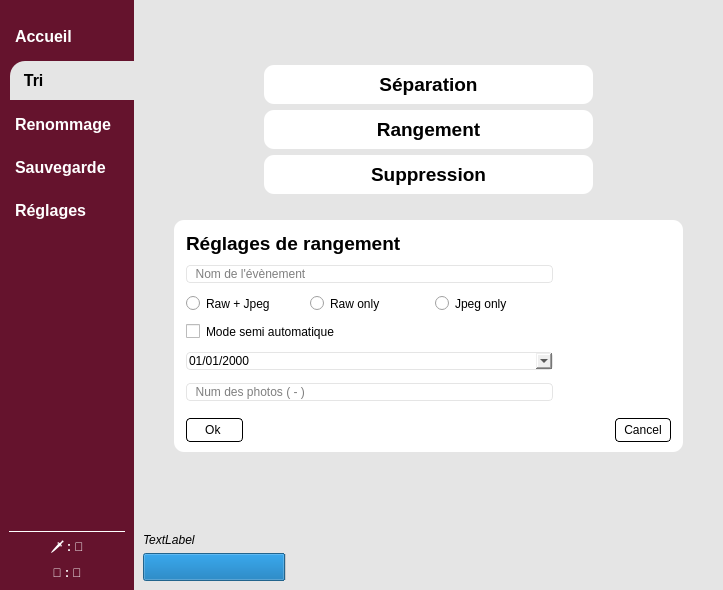
<?xml version="1.0" encoding="UTF-8"?>
<ui version="4.0">
 <class>SortingPage</class>
 <widget class="QMainWindow" name="SortingPage">
  <property name="geometry">
   <rect>
    <x>0</x>
    <y>0</y>
    <width>723</width>
    <height>590</height>
   </rect>
  </property>
  <property name="sizePolicy">
   <sizepolicy hsizetype="Preferred" vsizetype="Preferred">
    <horstretch>0</horstretch>
    <verstretch>0</verstretch>
   </sizepolicy>
  </property>
  <property name="minimumSize">
   <size>
    <width>723</width>
    <height>543</height>
   </size>
  </property>
  <property name="windowTitle">
   <string>MainWindow</string>
  </property>
  <widget class="QWidget" name="centralWidget">
   <property name="styleSheet">
    <string notr="true">*{
	color:#000;
	border:none;
}
QPushButton{
	padding: 9px 5px;
	text-align: left;
}
#sidebarWidget{
	background-color: #65132d;
}
#triBtn{
	background-color:#e5e5e5;
	padding: 10px 5px;
	text-align: left;
	border-top-left-radius: 15px;
}
#reglagesBtn, #renommageBtn, #sauvegardeBtn, #accueilBtn{
	color: #ffffff;
}
#statusHLine{
	background-color: #ffffff;
	max-height: 1px;
}
#camStoStatusLabel, #extStoStatusLabel{
	color: #ffffff;
	font-weight: bold;
}
#backgroundColorWidget{
	background-color: #e5e5e5;
}
#separationBtn, #coherenceBtn, #rangementBtn, #suppressionBtn{
	background-color: white;
	color: black;
	border-radius: 10px;
	text-align: center;
}
#separationBtn:pressed, #coherenceBtn:pressed, #rangementBtn:pressed, #suppressionBtn:pressed{
	background-color: #5a0022;
	color: white;
	text-align: center;
}
#separationBtn:disabled, #coherenceBtn:disabled, #rangementBtn:disabled, #suppressionBtn:disabled{
	color: #e5e5e5;
}
#settingsWidget{
	background-color:#ffffff;
	border-radius:10px;
}
#progressBar{
	background-color: #e5e5e5;
}
#eventNameLine, #nPicLine, #dateEdit{
	border: 1px solid #e5e5e5;
	border-radius: 4px;
}
#okBtn, #cancelBtn{
	border: 1px solid black;
	border-radius: 4px;
	text-align: center;
	padding: 4px;
}
#okBtn:disabled, #cancelBtn:disabled{
	border: 1px solid #e5e5e5;
	color: #e5e5e5;
}
#okBtn:pressed, #cancelBtn:pressed{
	border: 1px solid  #65132d;
	background-color: #65132d;
	color: white;
}</string>
   </property>
   <layout class="QHBoxLayout" name="horizontalLayout">
    <property name="spacing">
     <number>0</number>
    </property>
    <property name="leftMargin">
     <number>0</number>
    </property>
    <property name="topMargin">
     <number>0</number>
    </property>
    <property name="rightMargin">
     <number>0</number>
    </property>
    <property name="bottomMargin">
     <number>0</number>
    </property>
    <item>
     <widget class="QWidget" name="sidebarWidget" native="true">
      <property name="sizePolicy">
       <sizepolicy hsizetype="Fixed" vsizetype="Preferred">
        <horstretch>0</horstretch>
        <verstretch>0</verstretch>
       </sizepolicy>
      </property>
      <property name="styleSheet">
       <string notr="true"/>
      </property>
      <layout class="QVBoxLayout" name="verticalLayout_4">
       <property name="leftMargin">
        <number>0</number>
       </property>
       <property name="topMargin">
        <number>0</number>
       </property>
       <property name="rightMargin">
        <number>0</number>
       </property>
       <property name="bottomMargin">
        <number>0</number>
       </property>
       <item>
        <widget class="QFrame" name="menuFrame">
         <property name="sizePolicy">
          <sizepolicy hsizetype="Preferred" vsizetype="Preferred">
           <horstretch>0</horstretch>
           <verstretch>0</verstretch>
          </sizepolicy>
         </property>
         <property name="frameShape">
          <enum>QFrame::StyledPanel</enum>
         </property>
         <property name="frameShadow">
          <enum>QFrame::Raised</enum>
         </property>
         <layout class="QVBoxLayout" name="verticalLayout_11">
          <property name="spacing">
           <number>-1</number>
          </property>
          <property name="leftMargin">
           <number>10</number>
          </property>
          <property name="topMargin">
           <number>18</number>
          </property>
          <property name="rightMargin">
           <number>0</number>
          </property>
          <property name="bottomMargin">
           <number>0</number>
          </property>
          <item>
           <widget class="QPushButton" name="accueilBtn">
            <property name="font">
             <font>
              <pointsize>12</pointsize>
              <weight>75</weight>
              <bold>true</bold>
             </font>
            </property>
            <property name="text">
             <string>Accueil</string>
            </property>
            <property name="iconSize">
             <size>
              <width>20</width>
              <height>20</height>
             </size>
            </property>
           </widget>
          </item>
          <item>
           <widget class="QPushButton" name="triBtn">
            <property name="font">
             <font>
              <pointsize>12</pointsize>
              <weight>75</weight>
              <bold>true</bold>
             </font>
            </property>
            <property name="text">
             <string>  Tri</string>
            </property>
           </widget>
          </item>
          <item>
           <widget class="QPushButton" name="renommageBtn">
            <property name="font">
             <font>
              <pointsize>12</pointsize>
              <weight>75</weight>
              <bold>true</bold>
             </font>
            </property>
            <property name="text">
             <string>Renommage    </string>
            </property>
           </widget>
          </item>
          <item>
           <widget class="QPushButton" name="sauvegardeBtn">
            <property name="font">
             <font>
              <pointsize>12</pointsize>
              <weight>75</weight>
              <bold>true</bold>
             </font>
            </property>
            <property name="text">
             <string>Sauvegarde</string>
            </property>
           </widget>
          </item>
          <item>
           <widget class="QPushButton" name="reglagesBtn">
            <property name="sizePolicy">
             <sizepolicy hsizetype="Minimum" vsizetype="Preferred">
              <horstretch>0</horstretch>
              <verstretch>0</verstretch>
             </sizepolicy>
            </property>
            <property name="font">
             <font>
              <pointsize>12</pointsize>
              <weight>75</weight>
              <bold>true</bold>
             </font>
            </property>
            <property name="text">
             <string>Réglages</string>
            </property>
           </widget>
          </item>
         </layout>
        </widget>
       </item>
       <item>
        <widget class="QFrame" name="statusFrame">
         <property name="minimumSize">
          <size>
           <width>0</width>
           <height>108</height>
          </size>
         </property>
         <property name="frameShape">
          <enum>QFrame::StyledPanel</enum>
         </property>
         <property name="frameShadow">
          <enum>QFrame::Raised</enum>
         </property>
         <layout class="QVBoxLayout" name="verticalLayout_6">
          <item>
           <spacer name="verticalSpacer">
            <property name="orientation">
             <enum>Qt::Vertical</enum>
            </property>
            <property name="sizeHint" stdset="0">
             <size>
              <width>20</width>
              <height>40</height>
             </size>
            </property>
           </spacer>
          </item>
          <item>
           <widget class="Line" name="statusHLine">
            <property name="sizePolicy">
             <sizepolicy hsizetype="Expanding" vsizetype="Preferred">
              <horstretch>0</horstretch>
              <verstretch>0</verstretch>
             </sizepolicy>
            </property>
            <property name="font">
             <font>
              <pointsize>13</pointsize>
              <weight>50</weight>
              <bold>false</bold>
              <underline>false</underline>
             </font>
            </property>
            <property name="frameShadow">
             <enum>QFrame::Plain</enum>
            </property>
            <property name="lineWidth">
             <number>1</number>
            </property>
            <property name="midLineWidth">
             <number>0</number>
            </property>
            <property name="orientation">
             <enum>Qt::Horizontal</enum>
            </property>
           </widget>
          </item>
          <item>
           <widget class="QLabel" name="extStoStatusLabel">
            <property name="minimumSize">
             <size>
              <width>84</width>
              <height>16</height>
             </size>
            </property>
            <property name="text">
             <string>🗡️ : 🔴</string>
            </property>
            <property name="alignment">
             <set>Qt::AlignCenter</set>
            </property>
           </widget>
          </item>
          <item>
           <widget class="QLabel" name="camStoStatusLabel">
            <property name="minimumSize">
             <size>
              <width>84</width>
              <height>16</height>
             </size>
            </property>
            <property name="text">
             <string>💾 : 🔴</string>
            </property>
            <property name="alignment">
             <set>Qt::AlignCenter</set>
            </property>
           </widget>
          </item>
         </layout>
        </widget>
       </item>
      </layout>
     </widget>
    </item>
    <item>
     <widget class="QWidget" name="backgroundColorWidget" native="true">
      <layout class="QVBoxLayout" name="verticalLayout_9">
       <property name="leftMargin">
        <number>0</number>
       </property>
       <property name="topMargin">
        <number>0</number>
       </property>
       <property name="rightMargin">
        <number>0</number>
       </property>
       <property name="bottomMargin">
        <number>0</number>
       </property>
       <item alignment="Qt::AlignVCenter">
        <widget class="QFrame" name="bodyFrame">
         <property name="sizePolicy">
          <sizepolicy hsizetype="Preferred" vsizetype="Preferred">
           <horstretch>0</horstretch>
           <verstretch>0</verstretch>
          </sizepolicy>
         </property>
         <property name="minimumSize">
          <size>
           <width>0</width>
           <height>0</height>
          </size>
         </property>
         <layout class="QVBoxLayout" name="verticalLayout">
          <property name="leftMargin">
           <number>10</number>
          </property>
          <property name="topMargin">
           <number>10</number>
          </property>
          <property name="rightMargin">
           <number>10</number>
          </property>
          <property name="bottomMargin">
           <number>10</number>
          </property>
          <item>
           <widget class="QFrame" name="btnFrame">
            <property name="sizePolicy">
             <sizepolicy hsizetype="Preferred" vsizetype="Preferred">
              <horstretch>0</horstretch>
              <verstretch>0</verstretch>
             </sizepolicy>
            </property>
            <property name="minimumSize">
             <size>
              <width>0</width>
              <height>0</height>
             </size>
            </property>
            <property name="maximumSize">
             <size>
              <width>16777215</width>
              <height>129</height>
             </size>
            </property>
            <property name="frameShape">
             <enum>QFrame::StyledPanel</enum>
            </property>
            <property name="frameShadow">
             <enum>QFrame::Raised</enum>
            </property>
            <layout class="QVBoxLayout" name="verticalLayout_3">
             <property name="spacing">
              <number>-1</number>
             </property>
             <property name="leftMargin">
              <number>120</number>
             </property>
             <property name="topMargin">
              <number>0</number>
             </property>
             <property name="rightMargin">
              <number>120</number>
             </property>
             <property name="bottomMargin">
              <number>0</number>
             </property>
             <item>
              <widget class="QPushButton" name="separationBtn">
               <property name="sizePolicy">
                <sizepolicy hsizetype="Preferred" vsizetype="Preferred">
                 <horstretch>0</horstretch>
                 <verstretch>0</verstretch>
                </sizepolicy>
               </property>
               <property name="maximumSize">
                <size>
                 <width>16777215</width>
                 <height>16777215</height>
                </size>
               </property>
               <property name="font">
                <font>
                 <pointsize>14</pointsize>
                 <weight>75</weight>
                 <bold>true</bold>
                </font>
               </property>
               <property name="text">
                <string>Séparation</string>
               </property>
              </widget>
             </item>
             <item>
              <widget class="QPushButton" name="rangementBtn">
               <property name="sizePolicy">
                <sizepolicy hsizetype="Preferred" vsizetype="Preferred">
                 <horstretch>0</horstretch>
                 <verstretch>0</verstretch>
                </sizepolicy>
               </property>
               <property name="font">
                <font>
                 <pointsize>14</pointsize>
                 <weight>75</weight>
                 <bold>true</bold>
                </font>
               </property>
               <property name="text">
                <string>Rangement</string>
               </property>
              </widget>
             </item>
             <item>
              <widget class="QPushButton" name="suppressionBtn">
               <property name="enabled">
                <bool>true</bool>
               </property>
               <property name="sizePolicy">
                <sizepolicy hsizetype="Preferred" vsizetype="Preferred">
                 <horstretch>0</horstretch>
                 <verstretch>0</verstretch>
                </sizepolicy>
               </property>
               <property name="font">
                <font>
                 <pointsize>14</pointsize>
                 <weight>75</weight>
                 <bold>true</bold>
                </font>
               </property>
               <property name="text">
                <string>Suppression</string>
               </property>
              </widget>
             </item>
            </layout>
           </widget>
          </item>
          <item alignment="Qt::AlignTop">
           <widget class="QWidget" name="tidyingWidget" native="true">
            <property name="sizePolicy">
             <sizepolicy hsizetype="Preferred" vsizetype="Expanding">
              <horstretch>0</horstretch>
              <verstretch>0</verstretch>
             </sizepolicy>
            </property>
            <layout class="QHBoxLayout" name="horizontalLayout_12">
             <property name="leftMargin">
              <number>30</number>
             </property>
             <property name="topMargin">
              <number>20</number>
             </property>
             <property name="rightMargin">
              <number>30</number>
             </property>
             <property name="bottomMargin">
              <number>0</number>
             </property>
             <item>
              <widget class="QWidget" name="settingsWidget" native="true">
               <property name="sizePolicy">
                <sizepolicy hsizetype="Preferred" vsizetype="Fixed">
                 <horstretch>0</horstretch>
                 <verstretch>0</verstretch>
                </sizepolicy>
               </property>
               <layout class="QVBoxLayout" name="verticalLayout_2">
                <property name="spacing">
                 <number>5</number>
                </property>
                <property name="leftMargin">
                 <number>12</number>
                </property>
                <property name="topMargin">
                 <number>12</number>
                </property>
                <property name="rightMargin">
                 <number>12</number>
                </property>
                <property name="bottomMargin">
                 <number>10</number>
                </property>
                <item>
                 <widget class="QLabel" name="labelReglages">
                  <property name="sizePolicy">
                   <sizepolicy hsizetype="Preferred" vsizetype="Fixed">
                    <horstretch>0</horstretch>
                    <verstretch>0</verstretch>
                   </sizepolicy>
                  </property>
                  <property name="font">
                   <font>
                    <pointsize>14</pointsize>
                    <weight>75</weight>
                    <bold>true</bold>
                   </font>
                  </property>
                  <property name="text">
                   <string>Réglages de rangement</string>
                  </property>
                 </widget>
                </item>
                <item>
                 <widget class="QFrame" name="settingsFrame">
                  <property name="sizePolicy">
                   <sizepolicy hsizetype="Preferred" vsizetype="Preferred">
                    <horstretch>0</horstretch>
                    <verstretch>0</verstretch>
                   </sizepolicy>
                  </property>
                  <property name="minimumSize">
                   <size>
                    <width>0</width>
                    <height>0</height>
                   </size>
                  </property>
                  <property name="frameShape">
                   <enum>QFrame::StyledPanel</enum>
                  </property>
                  <property name="frameShadow">
                   <enum>QFrame::Raised</enum>
                  </property>
                  <layout class="QVBoxLayout" name="verticalLayout_5">
                   <property name="spacing">
                    <number>13</number>
                   </property>
                   <property name="leftMargin">
                    <number>0</number>
                   </property>
                   <property name="topMargin">
                    <number>5</number>
                   </property>
                   <property name="rightMargin">
                    <number>118</number>
                   </property>
                   <property name="bottomMargin">
                    <number>12</number>
                   </property>
                   <item>
                    <widget class="QLineEdit" name="eventNameLine">
                     <property name="sizePolicy">
                      <sizepolicy hsizetype="Preferred" vsizetype="Fixed">
                       <horstretch>0</horstretch>
                       <verstretch>0</verstretch>
                      </sizepolicy>
                     </property>
                     <property name="inputMask">
                      <string/>
                     </property>
                     <property name="text">
                      <string/>
                     </property>
                     <property name="frame">
                      <bool>true</bool>
                     </property>
                     <property name="placeholderText">
                      <string>  Nom de l'évènement</string>
                     </property>
                    </widget>
                   </item>
                   <item>
                    <widget class="QFrame" name="formatFrame">
                     <property name="frameShape">
                      <enum>QFrame::StyledPanel</enum>
                     </property>
                     <property name="frameShadow">
                      <enum>QFrame::Raised</enum>
                     </property>
                     <layout class="QHBoxLayout" name="horizontalLayout_3">
                      <property name="spacing">
                       <number>-1</number>
                      </property>
                      <property name="leftMargin">
                       <number>0</number>
                      </property>
                      <property name="topMargin">
                       <number>0</number>
                      </property>
                      <property name="rightMargin">
                       <number>0</number>
                      </property>
                      <property name="bottomMargin">
                       <number>0</number>
                      </property>
                      <item>
                       <widget class="QRadioButton" name="rawJpegRadio">
                        <property name="text">
                         <string>Raw + Jpeg</string>
                        </property>
                       </widget>
                      </item>
                      <item>
                       <widget class="QRadioButton" name="rawOnlyRadio">
                        <property name="text">
                         <string>Raw only</string>
                        </property>
                       </widget>
                      </item>
                      <item>
                       <widget class="QRadioButton" name="jpegOnlyRadio">
                        <property name="text">
                         <string>Jpeg only</string>
                        </property>
                       </widget>
                      </item>
                     </layout>
                    </widget>
                   </item>
                   <item>
                    <widget class="QFrame" name="modeFrame">
                     <property name="frameShape">
                      <enum>QFrame::StyledPanel</enum>
                     </property>
                     <property name="frameShadow">
                      <enum>QFrame::Raised</enum>
                     </property>
                     <layout class="QVBoxLayout" name="verticalLayout_8">
                      <property name="leftMargin">
                       <number>0</number>
                      </property>
                      <property name="topMargin">
                       <number>0</number>
                      </property>
                      <property name="rightMargin">
                       <number>0</number>
                      </property>
                      <property name="bottomMargin">
                       <number>0</number>
                      </property>
                      <item>
                       <widget class="QCheckBox" name="modeCheckBox">
                        <property name="text">
                         <string>Mode semi automatique</string>
                        </property>
                       </widget>
                      </item>
                     </layout>
                    </widget>
                   </item>
                   <item>
                    <widget class="QDateEdit" name="dateEdit">
                     <property name="enabled">
                      <bool>true</bool>
                     </property>
                     <property name="displayFormat">
                      <string>dd/MM/yyyy</string>
                     </property>
                     <property name="calendarPopup">
                      <bool>true</bool>
                     </property>
                    </widget>
                   </item>
                   <item>
                    <widget class="QLineEdit" name="nPicLine">
                     <property name="enabled">
                      <bool>true</bool>
                     </property>
                     <property name="placeholderText">
                      <string>  Num des photos ( - )</string>
                     </property>
                    </widget>
                   </item>
                  </layout>
                 </widget>
                </item>
                <item>
                 <widget class="QFrame" name="btnsFrame">
                  <property name="sizePolicy">
                   <sizepolicy hsizetype="Preferred" vsizetype="Preferred">
                    <horstretch>0</horstretch>
                    <verstretch>0</verstretch>
                   </sizepolicy>
                  </property>
                  <property name="minimumSize">
                   <size>
                    <width>0</width>
                    <height>0</height>
                   </size>
                  </property>
                  <property name="frameShape">
                   <enum>QFrame::StyledPanel</enum>
                  </property>
                  <property name="frameShadow">
                   <enum>QFrame::Raised</enum>
                  </property>
                  <layout class="QHBoxLayout" name="horizontalLayout_2">
                   <property name="spacing">
                    <number>372</number>
                   </property>
                   <property name="leftMargin">
                    <number>0</number>
                   </property>
                   <property name="topMargin">
                    <number>0</number>
                   </property>
                   <property name="rightMargin">
                    <number>0</number>
                   </property>
                   <property name="bottomMargin">
                    <number>0</number>
                   </property>
                   <item>
                    <widget class="QPushButton" name="okBtn">
                     <property name="enabled">
                      <bool>true</bool>
                     </property>
                     <property name="sizePolicy">
                      <sizepolicy hsizetype="Preferred" vsizetype="Fixed">
                       <horstretch>0</horstretch>
                       <verstretch>0</verstretch>
                      </sizepolicy>
                     </property>
                     <property name="minimumSize">
                      <size>
                       <width>0</width>
                       <height>0</height>
                      </size>
                     </property>
                     <property name="maximumSize">
                      <size>
                       <width>75</width>
                       <height>16777215</height>
                      </size>
                     </property>
                     <property name="text">
                      <string>Ok </string>
                     </property>
                    </widget>
                   </item>
                   <item>
                    <widget class="QPushButton" name="cancelBtn">
                     <property name="sizePolicy">
                      <sizepolicy hsizetype="Preferred" vsizetype="Fixed">
                       <horstretch>0</horstretch>
                       <verstretch>0</verstretch>
                      </sizepolicy>
                     </property>
                     <property name="maximumSize">
                      <size>
                       <width>75</width>
                       <height>16777215</height>
                      </size>
                     </property>
                     <property name="text">
                      <string>Cancel</string>
                     </property>
                    </widget>
                   </item>
                  </layout>
                 </widget>
                </item>
               </layout>
              </widget>
             </item>
            </layout>
           </widget>
          </item>
         </layout>
        </widget>
       </item>
       <item>
        <widget class="QFrame" name="stateFrame">
         <property name="sizePolicy">
          <sizepolicy hsizetype="Preferred" vsizetype="Fixed">
           <horstretch>0</horstretch>
           <verstretch>0</verstretch>
          </sizepolicy>
         </property>
         <property name="frameShape">
          <enum>QFrame::StyledPanel</enum>
         </property>
         <property name="frameShadow">
          <enum>QFrame::Raised</enum>
         </property>
         <layout class="QVBoxLayout" name="verticalLayout_10">
          <item>
           <widget class="QLabel" name="stateLabel">
            <property name="sizePolicy">
             <sizepolicy hsizetype="Preferred" vsizetype="Fixed">
              <horstretch>0</horstretch>
              <verstretch>0</verstretch>
             </sizepolicy>
            </property>
            <property name="font">
             <font>
              <italic>true</italic>
             </font>
            </property>
            <property name="text">
             <string>TextLabel</string>
            </property>
           </widget>
          </item>
          <item>
           <widget class="QProgressBar" name="progressBar">
            <property name="font">
             <font>
              <pointsize>13</pointsize>
              <kerning>true</kerning>
             </font>
            </property>
            <property name="value">
             <number>25</number>
            </property>
            <property name="textVisible">
             <bool>false</bool>
            </property>
            <property name="invertedAppearance">
             <bool>false</bool>
            </property>
           </widget>
          </item>
         </layout>
        </widget>
       </item>
      </layout>
     </widget>
    </item>
   </layout>
  </widget>
 </widget>
 <resources/>
 <connections/>
</ui>
